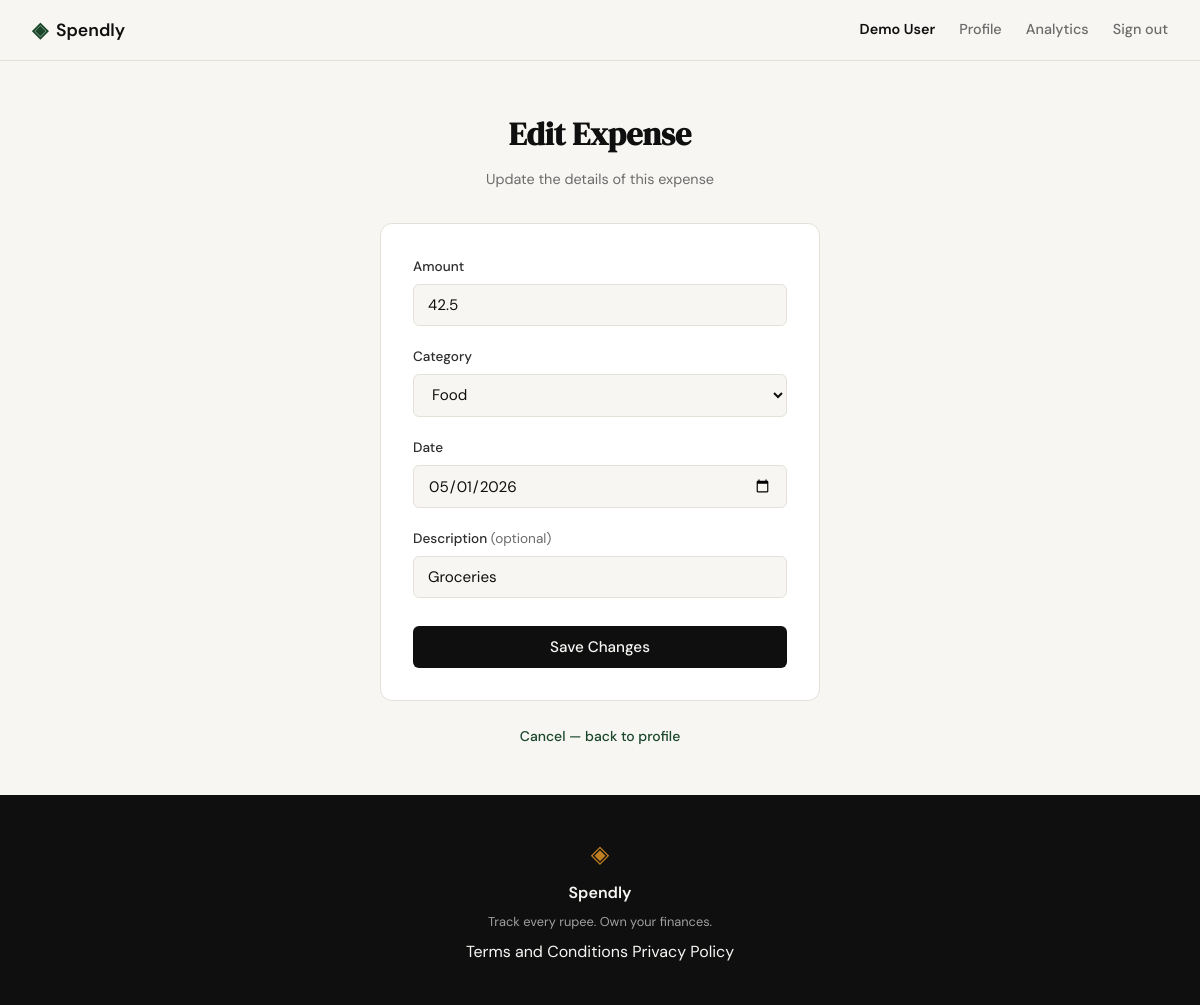
/expenses/1/edit (signed in), run on the app's committed database.
### tables this page shows
CREATE TABLE expenses (
            id          INTEGER PRIMARY KEY AUTOINCREMENT,
            user_id     INTEGER NOT NULL REFERENCES users(id),
            amount      REAL    NOT NULL,
            category    TEXT    NOT NULL,
            date        TEXT    NOT NULL,
            description TEXT,
            created_at  TEXT    DEFAULT (datetime('now'))
        );

### app.py (the view, shortened to what this page needs)
@app.route("/expenses/<int:id>/edit", methods=["GET", "POST"])
def edit_expense(id):
    if not session.get("user_id"):
        return redirect(url_for("login"))
    expense = get_expense_by_id(id)
    if expense is None:
        abort(404)
    if expense["user_id"] != session["user_id"]:
        abort(403)
    return render_template(
        "edit_expense.html", categories=CATEGORIES,
        expense=expense,
        amount=expense["amount"], category=expense["category"],
        date=expense["date"], description=expense["description"] or "",
    )

### database/db.py (called while the page is built)
def get_db():
    conn = sqlite3.connect("spendly.db")
    conn.row_factory = sqlite3.Row
    conn.execute("PRAGMA foreign_keys = ON")
    return conn

def get_expense_by_id(expense_id):
    conn = get_db()
    row = conn.execute(
        "SELECT * FROM expenses WHERE id = ?", (expense_id,)
    ).fetchone()
    conn.close()
    return dict(row) if row else None

### templates/edit_expense.html (shortened to what this page needs)
{% extends "base.html" %}
{% block content %}
<section class="auth-section">
    <div class="auth-container">
        <div class="auth-header">
            <h1 class="auth-title">Edit Expense</h1>
            <p class="auth-subtitle">Update the details of this expense</p>
        </div>
        <div class="auth-card">
            <form method="POST" action="{{ url_for('edit_expense', id=expense['id']) }}">
                <div class="form-group">
                    <label for="amount">Amount</label>
                    <input type="number" id="amount" name="amount"
                           class="form-input" placeholder="0.00"
                           step="0.01" min="0.01"
                           value="{{ amount | default('') }}"
                           required autofocus>
                </div>
                <div class="form-group">
                    <label for="category">Category</label>
                    <select id="category" name="category" class="form-input" required>
                        {% for cat in categories %}
                          <option value="{{ cat }}" {% if cat == category %}selected{% endif %}>{{ cat }}</option>
                        {% endfor %}
                    </select>
                </div>
                <div class="form-group">
                    <label for="date">Date</label>
                    <input type="date" id="date" name="date"
                           class="form-input"
                           value="{{ date | default('') }}"
                           required>
                </div>
                <div class="form-group">
                    <label for="description">Description <span class="label-hint">(optional)</span></label>
                    <input type="text" id="description" name="description"
                           class="form-input" placeholder="What was this for?"
                           value="{{ description | default('') }}">
                </div>
                <button type="submit" class="btn-submit">Save Changes</button>
            </form>
        </div>
        <p class="auth-switch">
            <a href="{{ url_for('profile') }}">Cancel — back to profile</a>
        </p>
    </div>
</section>
{% endblock %}

### static/css/style.css (style rules this page uses)
:root { --ink: #0f0f0f; --ink-soft: #2d2d2d; --ink-muted: #6b6b6b; --ink-faint: #a0a0a0; --paper: #f7f6f3; --paper-warm: #f0ede6; --paper-card: #ffffff; --accent: #1a472a; --accent-light: #e8f0eb; --accent-2: #c17f24; --accent-2-light: #fdf3e3; --danger: #c0392b; --danger-light: #fdecea; --border: #e4e1da; --border-soft: #eeebe4; --font-display: 'DM Serif Display', Georgia, serif; --font-body: 'DM Sans', system-ui, sans-serif; --max-width: 1200px; --auth-width: 440px; --radius-sm: 6px; --radius-md: 12px; --radius-lg: 20px; }
*, *::before, *::after { box-sizing: border-box; margin: 0; padding: 0; }
html { font-size: 16px; scroll-behavior: smooth; }
body { background: var(--paper); color: var(--ink); font-family: var(--font-body); font-size: 1rem; line-height: 1.6; -webkit-font-smoothing: antialiased; }
a { color: inherit; text-decoration: none; }
.auth-section { min-height: calc(100vh - 60px - 100px); display: flex; align-items: center; justify-content: center; padding: 3rem 2rem; }
.auth-container { width: 100%; max-width: var(--auth-width); }
.auth-header { text-align: center; margin-bottom: 2rem; }
.auth-title { font-family: var(--font-display); font-size: 2rem; color: var(--ink); margin-bottom: 0.5rem; }
.auth-subtitle { font-size: 0.9rem; color: var(--ink-muted); }
.auth-card { background: var(--paper-card); border: 1px solid var(--border); border-radius: var(--radius-md); padding: 2rem; margin-bottom: 1.5rem; }
.form-group { margin-bottom: 1.25rem; }
.form-group label { display: block; font-size: 0.85rem; font-weight: 500; color: var(--ink-soft); margin-bottom: 0.4rem; }
.label-hint { color: var(--ink-muted); font-weight: 400; }
.form-input { width: 100%; padding: 0.6rem 0.875rem; border: 1px solid var(--border); border-radius: var(--radius-sm); font-family: var(--font-body); font-size: 0.95rem; color: var(--ink); background: var(--paper); outline: none; transition: border-color 0.2s; }
.form-input::placeholder { color: var(--ink-faint); }
.btn-submit { width: 100%; padding: 0.7rem; background: var(--ink); color: var(--paper); border: none; border-radius: var(--radius-sm); font-family: var(--font-body); font-size: 0.95rem; font-weight: 500; cursor: pointer; transition: background 0.2s; margin-top: 0.5rem; }
.auth-switch { text-align: center; font-size: 0.875rem; color: var(--ink-muted); }
.auth-switch a { color: var(--accent); font-weight: 500; }

### data on the page
expenses: amount "42.5", category "Food", date "05/01/2026", description "Groceries"

### other printed values
{{ session.get("user_name", "") }} "Demo User"
